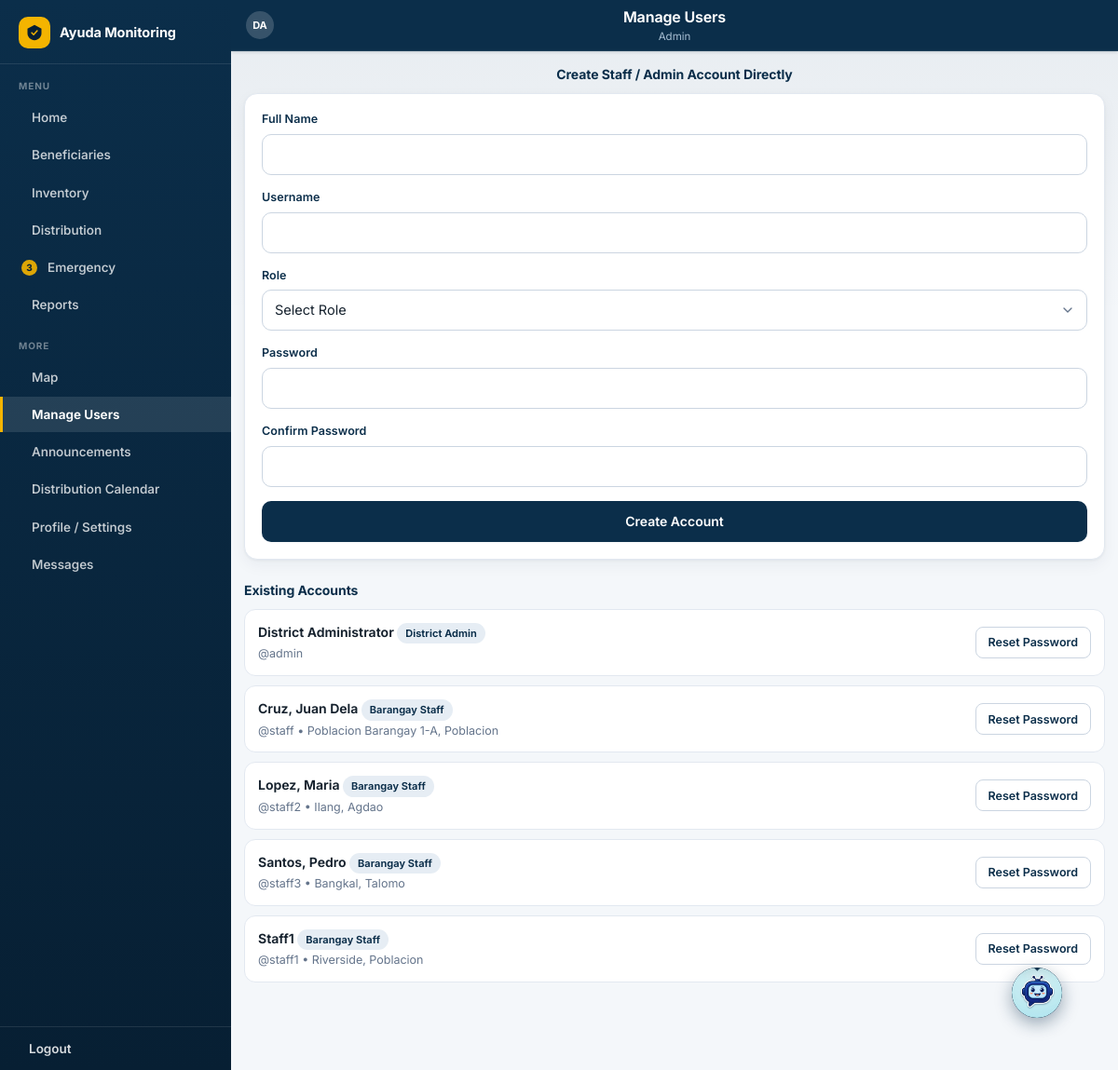
The page /manage_users.php (signed in) on the database its author committed.
### tables this page shows
CREATE TABLE `users` (
  `id` int(11) NOT NULL AUTO_INCREMENT,
  `username` varchar(50) NOT NULL,
  `password_hash` varchar(255) NOT NULL,
  `full_name` varchar(150) NOT NULL,
  `role` enum('district_admin','barangay_staff') NOT NULL,
  `barangay_id` int(11) DEFAULT NULL,
  `status` enum('pending','approved') NOT NULL DEFAULT 'approved',
  `photo_path` varchar(255) DEFAULT NULL,
  `mfa_secret` varchar(64) DEFAULT NULL,
  `created_at` datetime DEFAULT current_timestamp(),
  `reset_token` varchar(64) DEFAULT NULL,
  `reset_expires` datetime DEFAULT NULL,
  PRIMARY KEY (`id`),
  UNIQUE KEY `username` (`username`),
  KEY `barangay_id` (`barangay_id`),
  CONSTRAINT `users_ibfk_1` FOREIGN KEY (`barangay_id`) REFERENCES `barangays` (`id`) ON DELETE SET NULL
);

CREATE TABLE `barangays` (
  `id` int(11) NOT NULL AUTO_INCREMENT,
  `district_id` int(11) NOT NULL,
  `name` varchar(100) NOT NULL,
  `latitude` decimal(10,7) DEFAULT NULL,
  `longitude` decimal(10,7) DEFAULT NULL,
  PRIMARY KEY (`id`),
  KEY `district_id` (`district_id`),
  CONSTRAINT `barangays_ibfk_1` FOREIGN KEY (`district_id`) REFERENCES `districts` (`id`) ON DELETE CASCADE
);

CREATE TABLE `districts` (
  `id` int(11) NOT NULL AUTO_INCREMENT,
  `name` varchar(100) NOT NULL,
  PRIMARY KEY (`id`),
  UNIQUE KEY `name` (`name`)
);

### includes/functions.php (called while the page is built, shortened)
<?php
function e(?string $str): string {
    return htmlspecialchars((string)$str, ENT_QUOTES, 'UTF-8');
}

### manage_users.php (the view, shortened to what this page needs)
<?php
require_once __DIR__ . '/includes/functions.php';
$users = $pdo->query("
    SELECT u.*, b.name AS barangay_name, d.name AS district_name
    FROM users u
    LEFT JOIN barangays b ON b.id = u.barangay_id
    LEFT JOIN districts d ON d.id = b.district_id
    WHERE u.status = 'approved'
    ORDER BY u.role, u.full_name
")->fetchAll();
?>
<!DOCTYPE html>
<html lang="en">
<head>
<link rel="stylesheet" href="assets/css/style.css?v=20261019b">
</head>
<body>
<div class="app-shell wide">
    <?php include __DIR__ . '/includes/app_header.php'; ?>
    <div class="content">
            <div class="section-title" style="justify-content:center;">Create Staff / Admin Account Directly</div>
            <div class="card">
                <form method="POST" novalidate>
                    <div class="form-group">
                        <label>Full Name</label>
                        <input type="text" name="full_name" class="form-control" required value="<?= e($_POST['full_name'] ?? '') ?>">
                    </div>
                    <div class="form-group">
                        <label>Username</label>
                        <input type="text" name="username" class="form-control" required value="<?= e($_POST['username'] ?? '') ?>">
                    </div>
                    <div class="form-group">
                        <label>Role</label>
                        <select name="role" id="roleSelect" class="form-control" required onchange="toggleBarangay()">
                            <option value="">Select Role</option>
                        </select>
                    </div>
                    <div class="form-group">
                        <label>Password</label>
                        <input type="password" name="password" class="form-control" required>
                    </div>
                    <div class="form-group">
                        <label>Confirm Password</label>
                        <input type="password" name="confirm_password" class="form-control" required>
                    </div>
                    <button type="submit" name="create_user" class="btn btn-primary btn-block">Create Account</button>
                </form>
            </div>
            <div class="section-title">Existing Accounts</div>
            <?php foreach ($users as $u): ?>
                <div class="list-item">
                    <div>
                        <div class="li-name"><?= e($u['full_name']) ?> <span class="badge badge-navy"><?= $u['role']==='district_admin'?'District Admin':'Barangay Staff' ?></span></div>
                        <div class="li-sub">
                            @<?= e($u['username']) ?>
                            <?php if ($u['barangay_name']): ?> &bull; <?= e($u['barangay_name']) ?>, <?= e($u['district_name']) ?><?php endif; ?>
                        </div>
                    </div>
                    <button class="btn btn-outline btn-sm" onclick="document.getElementById('resetModal<?= $u['id'] ?>').classList.add('show')">Reset Password</button>
                </div>
            <?php endforeach; ?>
    </div>
    <?php include __DIR__ . '/includes/app_bottomnav.php'; ?>
</div>
</body>
</html>

### rows shown on the page
users: full_name "District Administrator", role "District Admin", username "admin"
users: full_name "Cruz, Juan Dela", role "Barangay Staff", username "staff", barangay.name "Poblacion Barangay 1-A", districts.name "Poblacion"
users: full_name "Lopez, Maria", role "Barangay Staff", username "staff2", barangay.name "Ilang", districts.name "Agdao"
users: full_name "Santos, Pedro", role "Barangay Staff", username "staff3", barangay.name "Bangkal", districts.name "Talomo"
users: full_name "Staff1", role "Barangay Staff", username "staff1", barangay.name "Riverside", districts.name "Poblacion"

### other values the page prints
$hdrTitle "Manage Users"
$initials "DA"
$item['label'] "Home"
$item['label'] "Beneficiaries"
$item['label'] "Inventory"
$item['label'] "Distribution"
$pendingReports "3"
$item['label'] "Emergency"
$item['label'] "Reports"
$item['label'] "Map"
$item['label'] "Manage Users"
$item['label'] "Announcements"
$item['label'] "Distribution Calendar"
$item['label'] "Profile / Settings"
$item['label'] "Messages"
